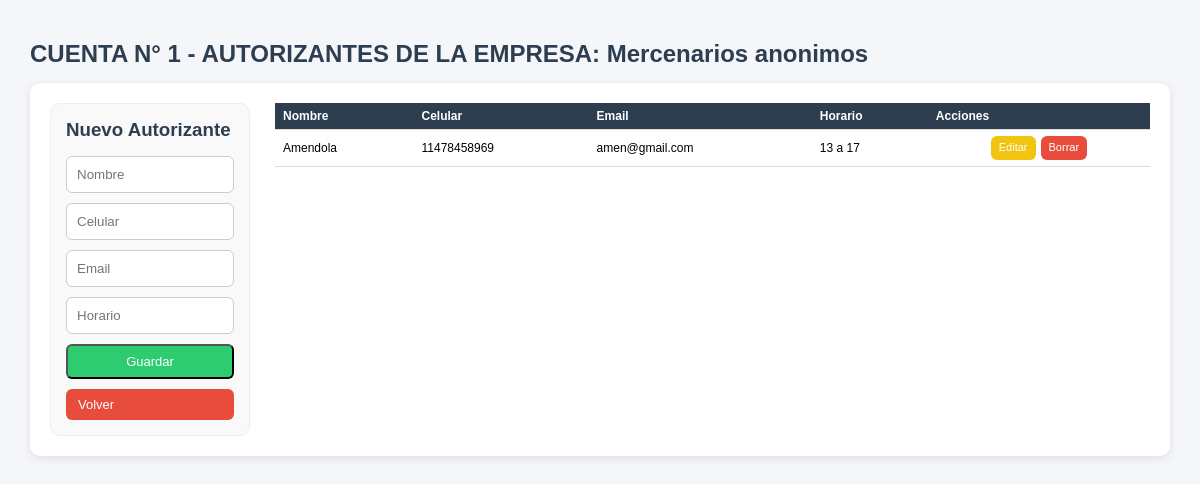
/php/00_administracion/cuentas_empresas/autorizantes_cc.php?id_empresa=2&id_cc=3 (signed in), run on the app's committed database.
### tables this page shows
CREATE TABLE `cuenta_empresa` (
  `id` int(4) NOT NULL,
  `id_empresa` int(4) NOT NULL,
  `razon_social` varchar(50) NOT NULL,
  `dir` varchar(50) NOT NULL,
  `cuit` varchar(20) DEFAULT NULL,
  `inc_brutos` varchar(20) DEFAULT NULL,
  `contacto_1` varchar(50) DEFAULT NULL,
  `cel_1` int(10) DEFAULT NULL,
  `observaciones` int(4) NOT NULL
);

CREATE TABLE `autorizantes` (
  `id` int(11) NOT NULL,
  `id_empresa` int(11) NOT NULL,
  `id_centro_costo` int(11) NOT NULL,
  `nombre` varchar(100) NOT NULL,
  `celular` varchar(30) DEFAULT NULL,
  `email` varchar(50) NOT NULL,
  `horario` varchar(100) DEFAULT NULL,
  `estado` int(11) NOT NULL
);

### funciones/funciones.php (called while the page is built, shortened)
<?php
function conexion()
{
    $host = 'localhost';
    $db   = 'app_viajes';
    $user = 'root';
    $pass = 'belgrado';
    try {
        $dsn = "mysql:host=$host;dbname=$db;charset=utf8mb4";
        $conn = new PDO($dsn, $user, $pass, [
            PDO::ATTR_ERRMODE => PDO::ERRMODE_EXCEPTION,
            PDO::ATTR_DEFAULT_FETCH_MODE => PDO::FETCH_ASSOC,
            PDO::MYSQL_ATTR_INIT_COMMAND => "SET NAMES utf8mb4"
        ]);
        return $conn;
    } catch (PDOException $e) {
        echo "Error de conexión: " . $e->getMessage();
    }
}
?>
<?php
function obtenerEmpresaPorId($id)
{
    $pdo = conexion();
    $sql = "SELECT * FROM cuenta_empresa WHERE id = ?";
    $stmt = $pdo->prepare($sql);
    $stmt->execute([$id]);
    return $stmt->fetch(PDO::FETCH_ASSOC);
}
function obtenerAutorizantesPorCC($id_cc)
{
    $pdo = conexion();
    $sql = "SELECT * FROM autorizantes WHERE id_centro_costo=? ORDER BY nombre";
    $stmt = $pdo->prepare($sql);
    $stmt->execute([$id_cc]);
    return $stmt->fetchAll(PDO::FETCH_ASSOC);
}

### php/00_administracion/cuentas_empresas/autorizantes_cc.php (the view, shortened to what this page needs)
<?php
include_once "../../../funciones/funciones.php";
$id_empresa = (int)($_GET['id_empresa'] ?? 0);
$id_cc      = (int)($_GET['id_cc'] ?? 0);
$editar = null;
$empresa = obtenerEmpresaPorId($id_empresa);
$autorizantes = obtenerAutorizantesPorCC($id_cc);
?>
<!DOCTYPE html>
<html lang="es">
<head>
    <link rel="stylesheet" href="../../../css/estilos.css">
</head>
<body>
    <div class="container">
        <h2>
            CUENTA N° <?= $empresa['id_empresa'] ?> - AUTORIZANTES DE LA EMPRESA: <?= htmlspecialchars($empresa['razon_social']) ?>
        </h2>
        <div class="card operadores-layout">
            <div class="col-form">
                <h3>
                    <?= $editar ? 'Editar Autorizante' : 'Nuevo Autorizante' ?>
                </h3>
                <form method="POST">
                    <input
                        type="text"
                        name="nombre"
                        placeholder="Nombre"
                        required
                        value="<?= $editar['nombre'] ?? '' ?>">
                    <input
                        type="text"
                        name="celular"
                        placeholder="Celular"
                        value="<?= $editar['celular'] ?? '' ?>">
                    <input
                        type="text"
                        name="email"
                        placeholder="Email"
                        value="<?= $editar['email'] ?? '' ?>">
                    <input
                        type="text"
                        name="horario"
                        placeholder="Horario"
                        value="<?= $editar['horario'] ?? '' ?>">
                    <button
                        type="submit"
                        name="guardar"
                        class="btn btn-success">
                        Guardar
                    </button>
                    <a
                        href="centro_de_costos.php?id_empresa=<?= $id_empresa ?>"
                        class="btn btn-danger">
                        Volver
                    </a>
                </form>
            </div>
            <div class="col-tabla">
                <table class="table">
                    <thead>
                        <tr>
                            <th>Nombre</th>
                            <th>Celular</th>
                            <th>Email</th>
                            <th>Horario</th>
                            <th>Acciones</th>
                        </tr>
                    </thead>
                    <tbody>
                        <?php foreach ($autorizantes as $a): ?>
                            <tr>
                                <td>
                                    <?= htmlspecialchars($a['nombre']) ?>
                                </td>
                                <td>
                                    <?= htmlspecialchars($a['celular']) ?>
                                </td>
                                <td>
                                    <?= htmlspecialchars($a['email']) ?>
                                </td>
                                <td>
                                    <?= htmlspecialchars($a['horario']) ?>
                                </td>
                                <td>
                                    <a
                                        href="?id_empresa=<?= $id_empresa ?>&id_cc=<?= $id_cc ?>&editar=<?= $a['id'] ?>"
                                        class="btn btn-warning">
                                        Editar
                                    </a>
                                    <a
                                        href="?id_empresa=<?= $id_empresa ?>&id_cc=<?= $id_cc ?>&borrar=<?= $a['id'] ?>"
                                        class="btn btn-danger"
                                        onclick="return confirm('¿Eliminar autorizante?')">
                                        Borrar
                                    </a>
                                </td>
                            </tr>
                        <?php endforeach; ?>
                    </tbody>
                </table>
            </div>
        </div>
    </div>
</body>
</html>

### css/estilos.css (style rules this page uses)
:root { --primary: #3498db; --success: #2ecc71; --warning: #f1c40f; --danger: #e74c3c; --dark: #2c3e50; --gray: #7f8c8d; --bg: #f4f6f9; }
* { margin: 0; padding: 0; box-sizing: border-box; }
body { font-family: Arial, sans-serif; background: var(--bg); }
.container { width: 95%; max-width: 1200px; margin: 30px auto; }
h2, h3 { margin-bottom: 15px; color: var(--dark); }
.card { background: #fff; padding: 20px; border-radius: 10px; box-shadow: 0 2px 8px rgba(0,0,0,0.1); }
.btn { display: inline-block; padding: 8px 12px; border-radius: 6px; text-decoration: none; color: #fff; font-size: 13px; }
.btn-success { background: var(--success); }
.btn-warning { background: var(--warning); }
.btn-danger { background: var(--danger); }
form { display: flex; flex-direction: column; gap: 10px; }
input, select { padding: 10px; border-radius: 6px; border: 1px solid #ccc; }
.table { width: 100%; border-collapse: collapse; }
.table thead { background: var(--dark); color: white; }
.table th, .table td { padding: 10px; border-bottom: 1px solid #ddd; }
.operadores-layout { display: grid; grid-template-columns: 200px 1fr !important; gap: 25px; align-items: start; }
.col-form { background: #fafafa; padding: 15px; border-radius: 8px; border: 1px solid #eee; position: sticky; top: 20px; }
.col-tabla { overflow-x: auto; }
.container { max-width: 1200px; margin: 40px auto; }
.operadores-layout { display: grid; grid-template-columns: 320px 1fr; gap: 25px; align-items: start; }
.col-form { background: #f9f9f9; padding: 15px; border-radius: 10px; }
.col-tabla { width: 100%; }
.table th, .table td { padding: 10px; text-align: left; }
.table td:last-child { display: flex; gap: 5px; justify-content: center; align-items: center; }
.table { font-size: 12px; }
.table th, .table td { padding: 6px 8px; line-height: 1.2; }
.table .btn { font-size: 11px; padding: 5px 8px; }

### data on the page
cuenta_empresa: id_empresa "1", razon_social "Mercenarios anonimos"
autorizantes: nombre "Amendola", celular "11478458969", email "amen@gmail.com", horario "13 a 17"
